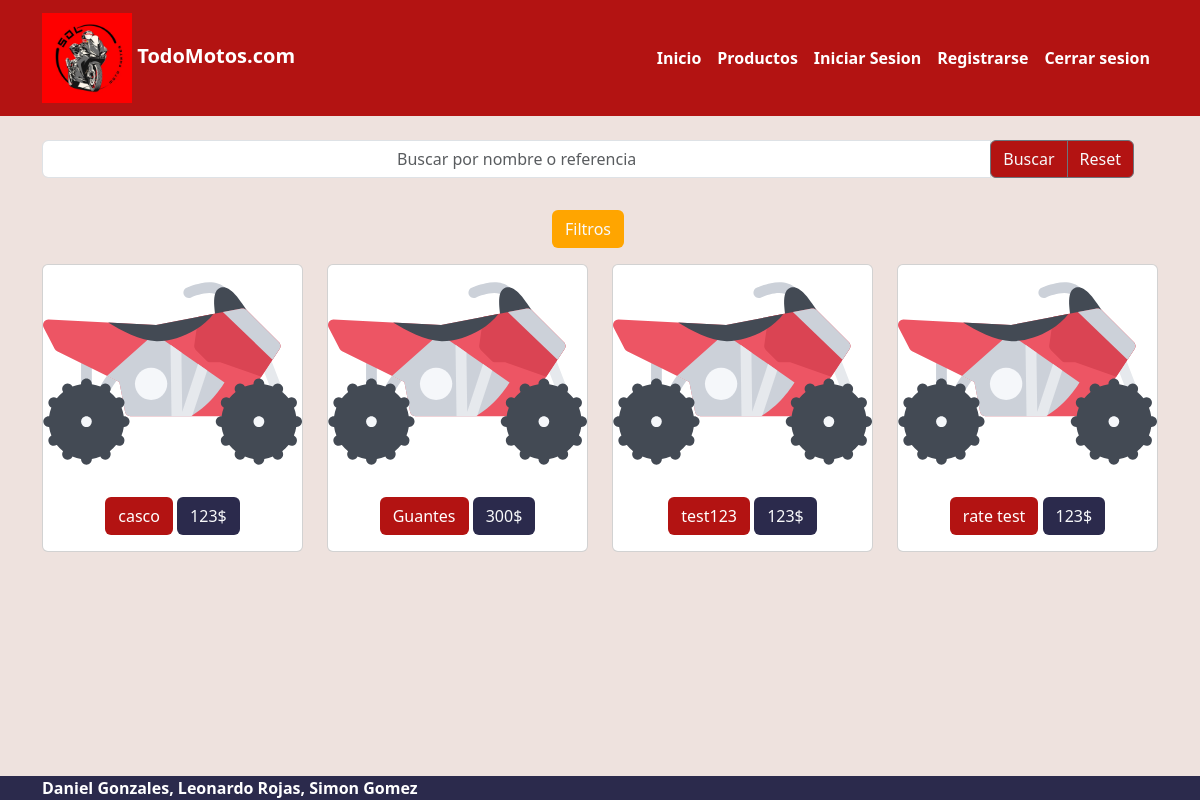
Before: /products/ with the older database file.
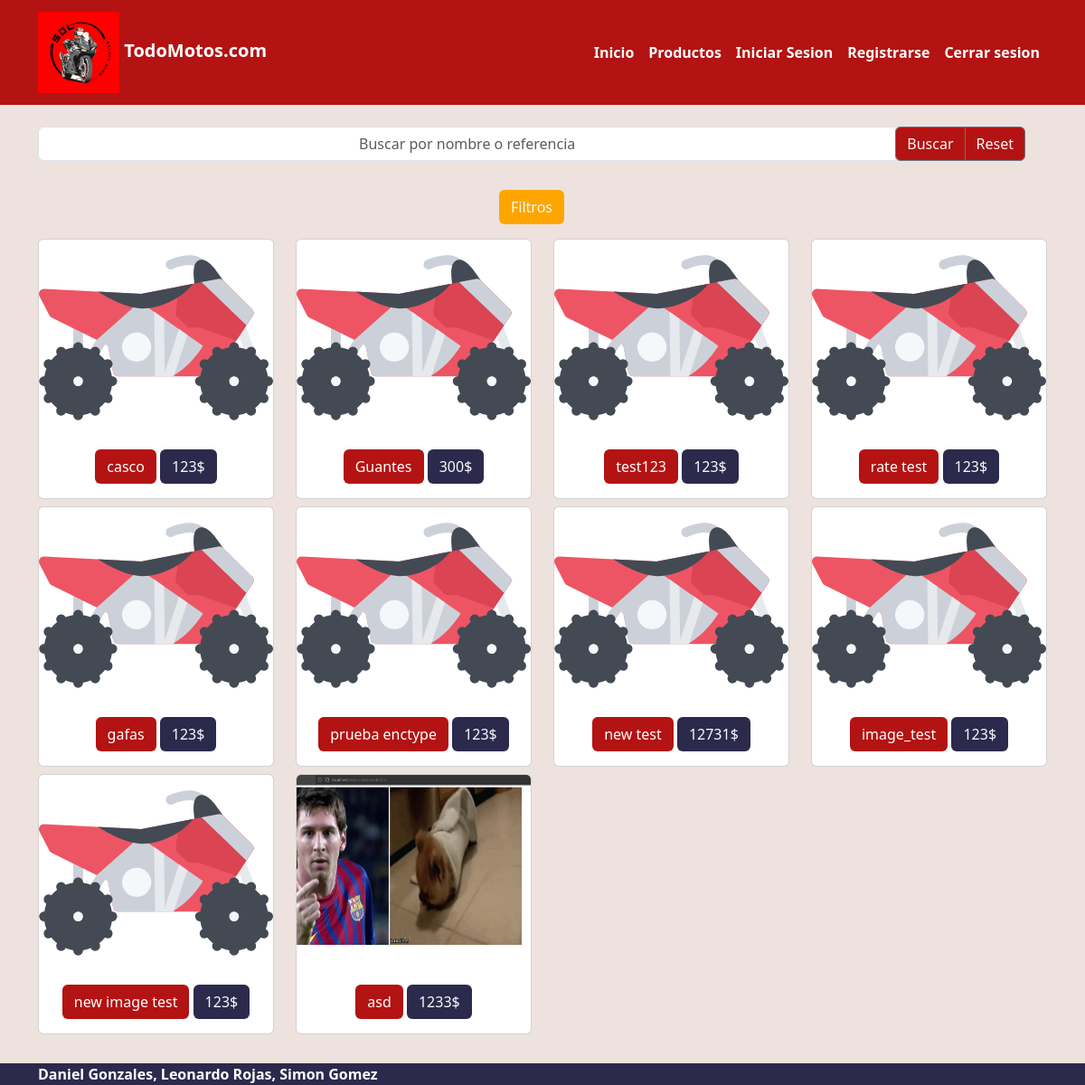
After: the same page with the newer database file.
### ecommerce/models.py (models this page shows)
class Product(models.Model):
    name = models.CharField(max_length=255)
    brand = models.CharField(max_length=50, null=True)
    description = models.CharField(max_length=300)
    reference = models.CharField(max_length=50)
    price = models.IntegerField()
    stock = models.IntegerField()
    image = models.ImageField(upload_to='uploads/', null=True, blank=True)

### ecommerce/views.py (the view)
# urls.py: path('products/',ProductListView.as_view(),name='products'),
class ProductListView(ListView):
    model = Product.objects
    template_name = 'pages/products.html'
    context_object_name = "products"
    form = ProductForm()
    def get_queryset(self):
        query = self.request.GET.get("name")
        brand = self.request.GET.get("brand")
        minprice = self.request.GET.get("minprice")
        maxprice = self.request.GET.get("maxprice")
        if not query:
            query = ""
        if not brand:
            brand = ""
        if not minprice:
            minprice = 0
        if not maxprice:
            maxprice = 9999999999
        filters_query = Q(name__icontains=query) | Q(reference__icontains=query)
        filters_query &= Q(brand__icontains=brand)
        filters_query &= Q(price__gte=minprice) & Q(price__lte=maxprice)
        products = Product.objects.filter(filters_query)
        return products
    def get_context_data(self, **kwargs):
        context = super().get_context_data(**kwargs)
        context['form'] = self.form
        return context

### ecommerce/forms.py (shortened to what this page needs)
class ProductForm(forms.ModelForm):
    class Meta:
        model = Product
        fields = ['name','price', 'description','brand','stock', 'reference', 'image']
    BRAND_CHOICES = [
        ("","Sin Marca/Cualquier Marca"),
        ("Kawasaki", "Kawasaki"),
        ("Honda", "Honda"),
        ("Yamaha", "Yamaha"),
        ("Suzuki", "Suzuki"),
    ]
    brand = forms.ChoiceField(label="Brand", choices=BRAND_CHOICES, required=False)

### ecommerce/templates/pages/products.html (shortened to what this page needs)
{% extends 'base.html' %}
{% load static %}
{% block content %}
<div class="d-grid gap-3">
    <div class="input-group row d-flex justify-content-center text-center">
        <form method="GET">
        <div class="input-group mb-3 text-align:center">
            <input name="name" type="text" class="form-control text-center " placeholder="Buscar por nombre o referencia" aria-label="Recipient's username" aria-describedby="basic-addon2">
            <div class="btn-group">
              <button class="btn btn-outline-secondary bg-primary text-light " type="submit">Buscar</button>
              <button class="btn btn-outline-secondary bg-primary text-light" type="submit" value="" name="name">Reset</button>
            </div>
          </div>
          <button class="btn bg-info text-light my-3" type="button" data-bs-toggle="collapse" data-bs-target="#filtros" aria-expanded="false" aria-controls="collapseExample">
            Filtros
          </button>
        </div>
      </div>
<div class="row">
    {% for product in products %}
    <div class="col-md-4 col-lg-3 mb-2">
        <div class="card">
          {%if product.image%}
            <img src="{{product.image}}" class="card-img-top img-card">
          {%else%}
            <img src="{% static 'products/icono_moto.svg' %}" class="card-img-top img-card">
          {%endif%}
            <div class="card-body text-center">
                <a href="{% url 'product' id=product.id  %}" class="btn bg-primary text-white">
                    {{product.name}}</a>
                <a class="btn bg-secondary text-light" href="{% url 'product' id=product.id  %}">{{product.price}}$</a>
            </div>
        </div>
    </div>
    {% endfor %}
</div>
</div>
{%endblock%}

### ecommerce/templates/base.html (shortened to what this page needs)
{% load static %}
<!doctype html>
<html lang="en">
    <head>
        <link href="https://cdn.jsdelivr.net/npm/bootstrap@5.3.0-alpha1/dist/css/bootstrap.min.css" rel="stylesheet"
 />
        <link href="{% static 'app.css' %}" rel="stylesheet" />
        </head>
        <body class="d-flex flex-column min-vh-100">
        <nav class="navbar navbar-expand-lg navbar-dark bg-primary">
            <div class="container">
            <a class="navbar-brand" href="{% url 'home' %}">
                <img src="{% static 'logo.png' %}" width="90" height="90" class="">
                TodoMotos.com</a>
            <div class="collapse navbar-collapse" id="navbarNavAltMarkup">
            <div class="navbar-nav ms-auto">
                <a class="nav-link active" href="{% url 'home' %}">Inicio</a>
                <li class="nav-item">
                <a class="nav-link active" href="{% url 'products' %}">Productos</a>
                </li>
                {% if user.is_authenticated == False%}
                <a class="nav-link active" href="{% url 'login' %}">Iniciar Sesion</a>
                <a class="nav-link active" href="{% url 'register' %}">Registrarse</a>
                {%endif%}
                <a class="nav-link active" href="{% url 'logout' %}">Cerrar sesion</a>
            </div>
            </div>
            </div>
            </nav>
            <div class="container my-4">
                {% block content %}
                {% endblock %}
            {% block footer %}
            <footer class="mt-auto bg-secondary text-white">
                <div class="container">
                          <a class=" text-reset fw-bold text-decoration-none" target="_blank">
                            Daniel Gonzales, Leonardo Rojas, Simon Gomez
                        </a>
                </div>
            </footer>
            {% endblock %}
</body>
</html>

### ecommerce/static/app.css (style rules this page uses)
body { background: #EEE2DE !important; }
.bg-secondary { background-color: #2B2A4C !important; }
.bg-primary { background-color: #B31312 !important; }
.bg-info { background-color: orange !important; }
nav { font-weight: 700; }
.img-card { height: 18vw; object-fit: cover; }

Changed rows visible on the page:
added Product: name "gafas", price "123"
added Product: name "prueba enctype", price "123"
added Product: name "new test", price "12731"
added Product: name "image_test", price "123"
added Product: name "new image test", price "123"
added Product: image (picture), name "asd", price "1233"
